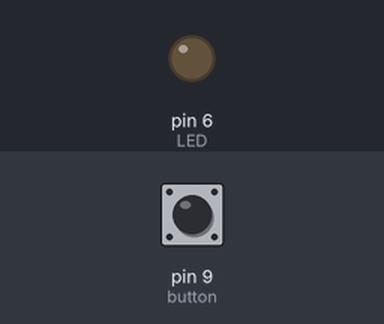
The sketch below on a simulated Arduino Uno, built with avr-gcc and run on an emulated ATmega328P. On the bench: output pins drawn as LEDs (lit = HIGH). Inputs (shaded band) come from the test bench; at power-on: pin 9 (button) LOW.

Above: at 1.2 s.
1.3 s: pin 9 (button) pulled HIGH for 0.15 s
At 1.37 s:
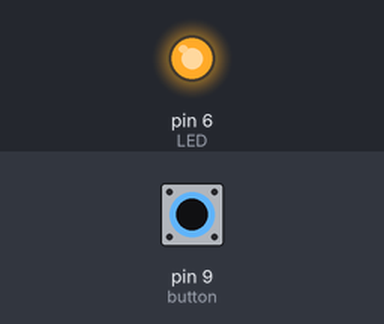
2.9 s: pin 9 (button) pulled HIGH for 3.2 s
At 7.0 s:
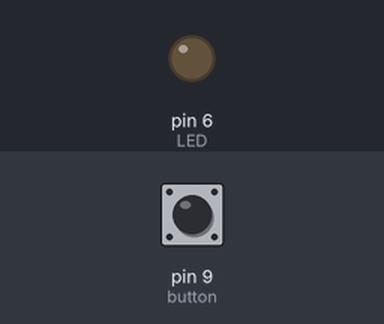
Timing chart, 0 to 8.5 s (numbered marks = the images above; inputs shaded):
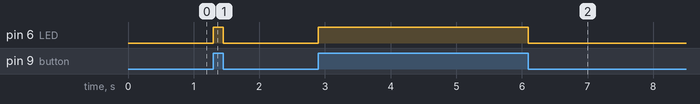

The sketch:

Blink.ino
```cpp
// First I define the i/o pin numbers for the button and the LED

#define button 9

#define LED 6

// Then I initialize the button state as 0 (LOW / OFF)

int button_state = 0;

void setup() {

// Set the pinMode for both active pins
  pinMode(button, INPUT);

  pinMode(LED,OUTPUT);    //Sets the pinMode to Output
}

void loop() {

// Set button_state based on state of button
  button_state = digitalRead(button);

// if button is pressed, turn on LED
  if(button_state == 1) {
   digitalWrite(LED, 1);
  } else{
   digitalWrite(LED, 0);
    }
}
```

Measured:
- after the input at 1.3 s, pin 6 (LED): LOW → HIGH at once, → LOW 0.15 s later
- after the input at 2.9 s, pin 6 (LED): LOW → HIGH at once, → LOW 3.2 s later
